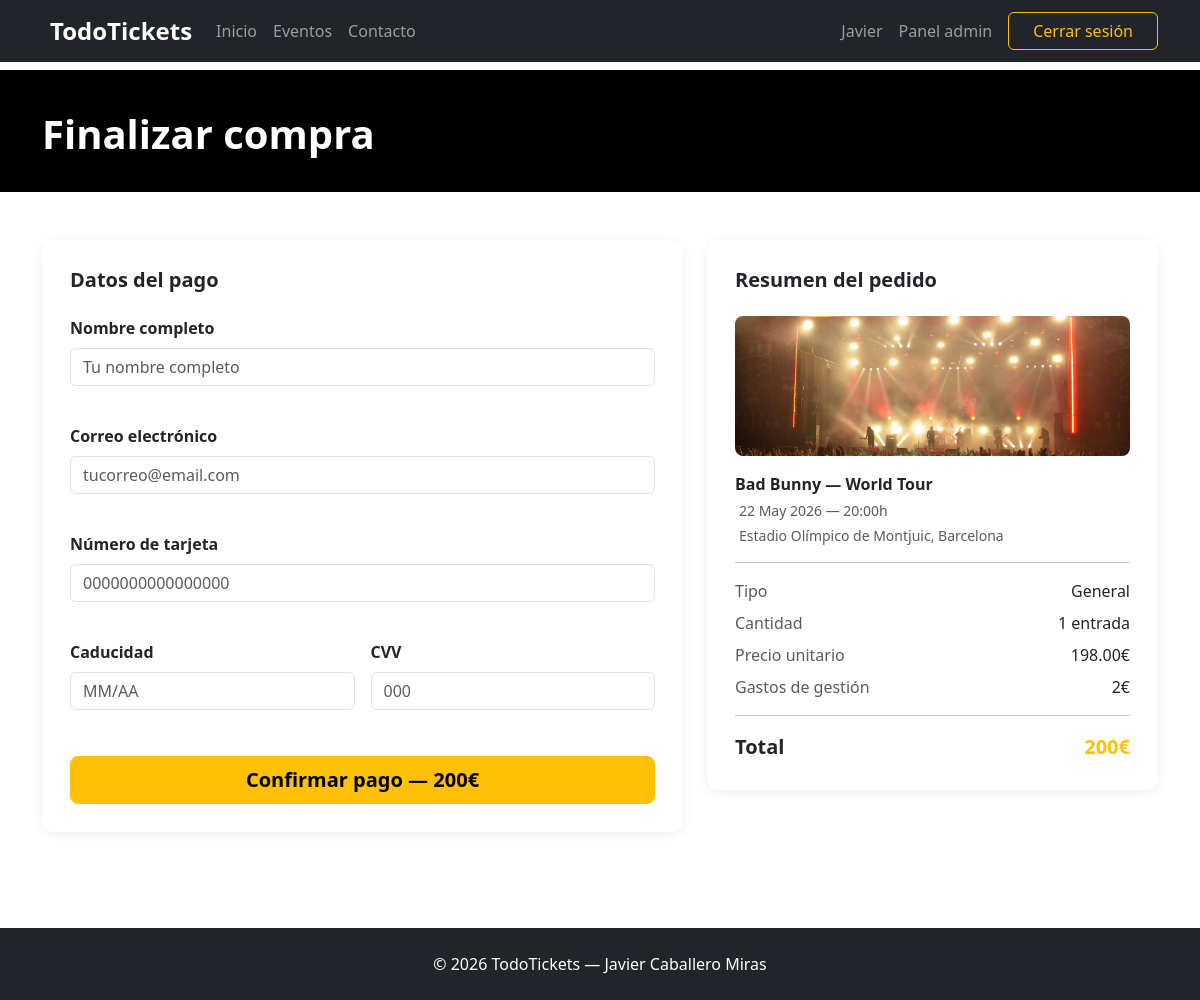
Screenshot of /compra.php?id=2&tipo=general&cantidad=1 (signed in) with the database file from the repository.
### tables this page shows
CREATE TABLE `eventos` (
  `id` int(11) NOT NULL,
  `nombre` varchar(200) NOT NULL,
  `categoria` varchar(50) NOT NULL,
  `fecha` date NOT NULL,
  `hora` time NOT NULL,
  `lugar` varchar(200) NOT NULL,
  `descripcion` text DEFAULT NULL,
  `precio_general` decimal(8,2) NOT NULL,
  `precio_preferente` decimal(8,2) DEFAULT NULL,
  `precio_vip` decimal(8,2) DEFAULT NULL,
  `entradas_disponibles` int(11) NOT NULL,
  `imagen` varchar(200) DEFAULT NULL,
  `fecha_creacion` datetime DEFAULT current_timestamp()
);

### compra.php (the view, shortened to what this page needs)
<?php
include 'comun/db.php';
$id_evento = isset($_GET['id']) ? (int)$_GET['id'] : 0;
$tipo      = isset($_GET['tipo']) ? $_GET['tipo'] : 'general';
$cantidad  = isset($_GET['cantidad']) ? (int)$_GET['cantidad'] : 1;
$consulta = $conexion->prepare("SELECT * FROM eventos WHERE id = ?");
$consulta->bind_param("i", $id_evento);
$consulta->execute();
$resultado = $consulta->get_result();
$evento = $resultado->fetch_assoc();
$precio_unitario = $evento['precio_general'];
$gastos_gestion = 2;
$total = ($precio_unitario * $cantidad) + $gastos_gestion;
?>
<!DOCTYPE html>
<html lang="es">
<head>
  <link href="https://cdn.jsdelivr.net/npm/bootstrap@5.3.3/dist/css/bootstrap.min.css" rel="stylesheet">
  <link href="media/css/estilos.css" rel="stylesheet">
  <link href="media/css/compra.css" rel="stylesheet">
</head>
<body>
  <?php include 'comun/navbar.php'; ?>
  <main>
    <section class="cabecera-pagina">
      <div class="container">
        <h1 class="fw-bold mb-1">Finalizar compra</h1>
      </div>
    </section>
    <div class="container my-5">
      <div class="row g-4">
        <div class="col-lg-7">
          <div class="tarjeta-compra">
            <h5 class="fw-bold mb-4">Datos del pago</h5>
            <form id="formulario-pago" method="POST" action="procesarCompra.php" novalidate>
              <div class="mb-3">
                <label class="form-label fw-semibold">Nombre completo</label>
                <input type="text" class="form-control" id="nombre" name="nombre" placeholder="Tu nombre completo">
                <div class="error-campo" id="error-nombre"></div>
              </div>
              <div class="mb-3">
                <label class="form-label fw-semibold">Correo electrónico</label>
                <input type="email" class="form-control" id="correo" name="correo" placeholder="tucorreo@email.com">
                <div class="error-campo" id="error-correo"></div>
              </div>
              <div class="mb-3">
                <label class="form-label fw-semibold">Número de tarjeta</label>
                <input type="text" class="form-control" id="numero-tarjeta" name="numero-tarjeta" placeholder="0000000000000000" maxlength="16">
                <div class="error-campo" id="error-numero-tarjeta"></div>
              </div>
              <div class="row g-3 mb-4">
                <div class="col-6">
                  <label class="form-label fw-semibold">Caducidad</label>
                  <input type="text" class="form-control" id="caducidad" name="caducidad" placeholder="MM/AA" maxlength="5">
                  <div class="error-campo" id="error-caducidad"></div>
                </div>
                <div class="col-6">
                  <label class="form-label fw-semibold">CVV</label>
                  <input type="text" class="form-control" id="cvv" name="cvv" placeholder="000" maxlength="3">
                  <div class="error-campo" id="error-cvv"></div>
                </div>
              </div>
              <button type="submit" class="btn btn-warning w-100 fw-bold btn-lg">
                Confirmar pago — <?php echo $total; ?>€
              </button>
            </form>
          </div>
        </div>
        <div class="col-lg-5">
          <div class="tarjeta-compra">
            <h5 class="fw-bold mb-4">Resumen del pedido</h5>
            <img src="media/img/<?php echo $evento['imagen']; ?>" alt="<?php echo $evento['nombre']; ?>" class="w-100 rounded-3 mb-3" style="height:140px; object-fit:cover;">
            <p class="fw-bold mb-1"><?php echo $evento['nombre']; ?></p>
            <p class="text-muted small mb-1"><i class="bi bi-calendar3 me-1"></i><?php echo date('d M Y', strtotime($evento['fecha'])); ?> — <?php echo date('H:i', strtotime($evento['hora'])); ?>h</p>
            <p class="text-muted small mb-3"><i class="bi bi-geo-alt me-1"></i><?php echo $evento['lugar']; ?></p>
            <hr>
            <div class="d-flex justify-content-between mb-2">
              <span class="text-muted">Tipo</span>
              <span><?php echo ucfirst($tipo); ?></span>
            </div>
            <div class="d-flex justify-content-between mb-2">
              <span class="text-muted">Cantidad</span>
              <span><?php echo $cantidad; ?> entrada<?php echo $cantidad > 1 ? 's' : ''; ?></span>
            </div>
            <div class="d-flex justify-content-between mb-2">
              <span class="text-muted">Precio unitario</span>
              <span><?php echo $precio_unitario; ?>€</span>
            </div>
            <div class="d-flex justify-content-between mb-2">
              <span class="text-muted">Gastos de gestión</span>
              <span><?php echo $gastos_gestion; ?>€</span>
            </div>
            <hr>
            <div class="d-flex justify-content-between">
              <span class="fw-bold fs-5">Total</span>
              <span class="fw-bold fs-5 text-warning"><?php echo $total; ?>€</span>
            </div>
          </div>
        </div>
      </div>
    </div>
  </main>
  <?php include 'comun/footer.php'; ?>
</body>
</html>

### media/css/estilos.css (style rules this page uses)
html, body { height: 100%; }
body { padding-top: 70px; min-height: 100vh; display: flex; flex-direction: column; }
main { flex: 1; margin-top: 0; }
.cabecera-pagina { background-color: black; color: white; padding: 40px 0 30px; }

### media/css/compra.css (style rules this page uses)
.tarjeta-compra { background: white; border-radius: 12px; padding: 28px; box-shadow: 0 2px 12px rgba(0,0,0,0.07); }
.error-campo { color: #dc3545; font-size: 0.82rem; margin-top: 4px; min-height: 18px; }

### rows the page displays
eventos: precio_general "200", imagen (picture), nombre "Bad Bunny — World Tour", fecha "22 May 2026", hora "20:00", lugar "Estadio Olímpico de Montjuic, Barcelona", precio_general "198.00"

### other values shown
$_SESSION['usuario_nombre'] "Javier"
$tipo "General"
$cantidad "1"
$gastos_gestion "2"
